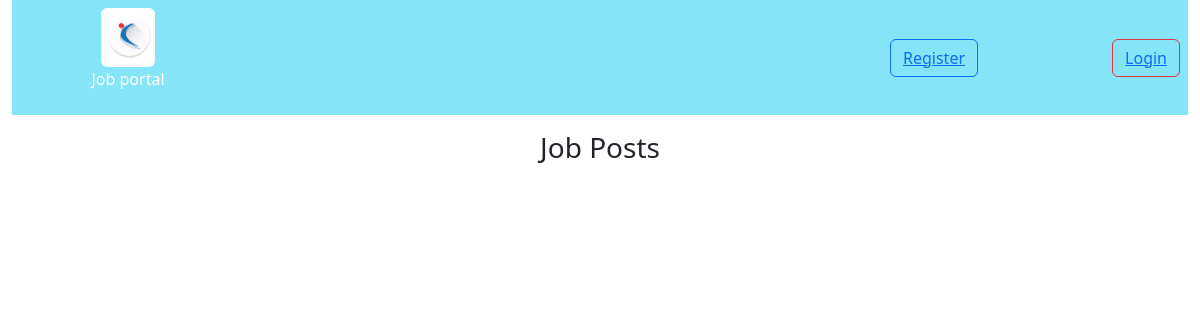
The app's page /, older data.
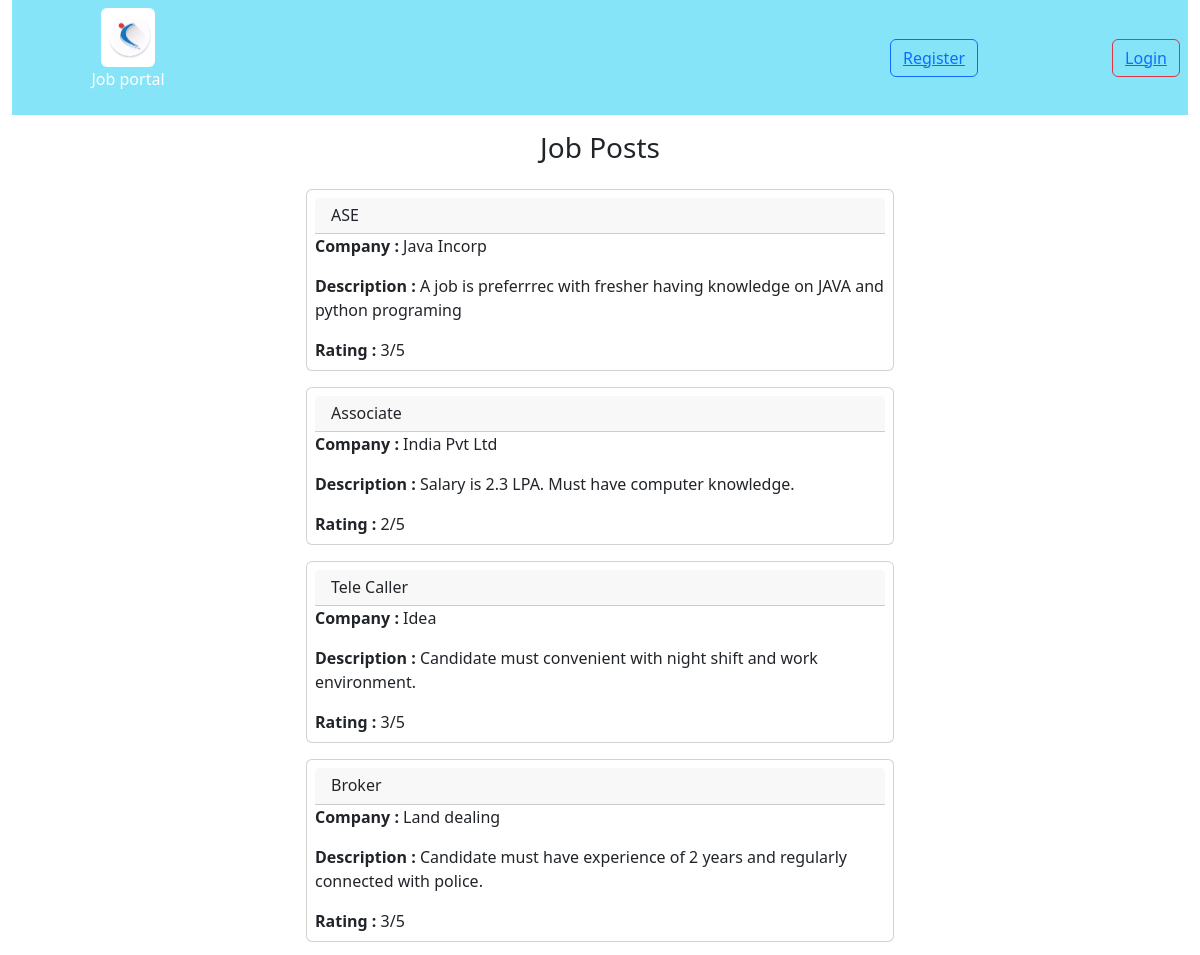
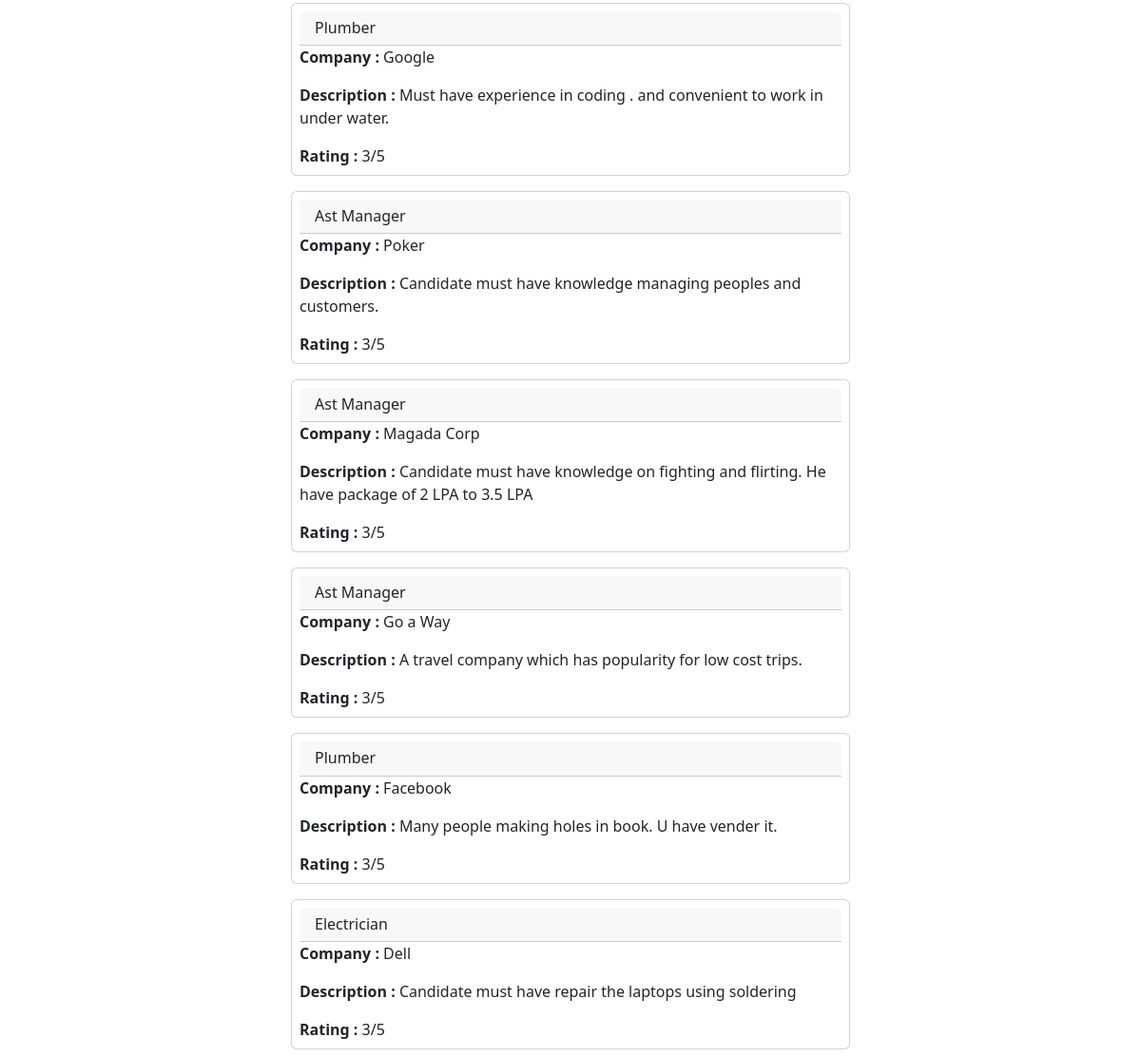
The same page, newer data (2 pictures, top to bottom).
### business/models.py (models this page shows, shortened)
class Jobs(models.Model):
    job_id = models.AutoField(primary_key=True)
    post = models.CharField(max_length=200)
    company_name = models.CharField(max_length=200)
    rating = models.IntegerField()
    description = models.TextField(max_length=220)
    posted_on = models.DateField(auto_now=True)

### business/views.py (the view)
# urls.py: path('', home, name="home"),
def home(request):
    jobs = Jobs.objects.all().values()[ :10]
    return render(request, 'mainpage.html', {"jobs": jobs})

### business/templates/mainpage.html (shortened to what this page needs)
{% load static %}
<!DOCTYPE HTML>
<html>
    <head>
        <link href="https://cdn.jsdelivr.net/npm/bootstrap@5.3.0/dist/css/bootstrap.min.css" rel="stylesheet">
    </head>
    <body class="container-fluid m-0">
        <nav class="d-flex flex-row justify-content-between align-items-center bg-info p-2 bg-opacity-50 text-white text-center w-auto">
            <div>
                <img src={% static "picture/Naukri.com-Logo.png" %} alt="logo" class="h-25  w-25 rounded" />
                <p>Job portal</p>
            </div>
            <div class="w-25 d-flex flex-row justify-content-between">
              <button class="btn btn-outline-primary"><a href="{% url 'registration' %}">Register</a></button>
              <button class="btn btn-outline-danger"><a href="{% url 'login' %}">Login</a></button>
            </div>
        </nav>
        <div class="d-flex flex-column justify-content-center align-center">
          <div class="d-flex flex-column justify-content-center align-items-center">
            <h3 class="m-3">Job Posts</h3>
              {% for job in jobs %}
              <div class="card m-2 p-2 w-50 align-self-center bg-outline-info">
                  <h6 class="card-header">{{ job.post }}</h6>
                  <p class="card-text"><b>Company : </b>{{ job.company_name }}</p>
                  <p class="card-text"><b>Description : </b>{{ job.description }}</p>
                  <p class="card-text"><b>Rating : </b>{{ job.rating }}/5</p>
              </div>
              {% endfor %}
          </div>
      </div>
    </body>
</html>

Row changes from the older to the newer data that the page shows:
added Jobs: post "ASE", company_name "Java Incorp", description "A job is preferrrec with fresher having knowledge on JAVA and python programing", rating "3"
added Jobs: post "Associate", company_name "India Pvt Ltd", description "Salary is 2.3 LPA. Must have computer knowledge.", rating "2"
added Jobs: post "Tele Caller", company_name "Idea", description "Candidate must convenient with night shift and work environment.", rating "3"
added Jobs: post "Broker", company_name "Land dealing", description "Candidate must have experience of 2 years and regularly connected with police.", rating "3"
added Jobs: post "Plumber", company_name "Google", description "Must have experience in coding . and convenient to work in under water.", rating "3"
added Jobs: post "Ast Manager", company_name "Poker", description "Candidate must have knowledge managing peoples and customers.", rating "3"
added Jobs: post "Ast Manager", company_name "Magada Corp", description "Candidate must have knowledge on fighting and flirting. He have package of 2 LPA to 3.5 LPA", rating "3"
added Jobs: post "Ast Manager", company_name "Go a Way", description "A travel company which has popularity for low cost trips.", rating "3"
added Jobs: post "Plumber", company_name "Facebook", description "Many people making holes in book. U have vender it.", rating "3"
added Jobs: post "Electrician", company_name "Dell", description "Candidate must have repair the laptops using soldering", rating "3"
